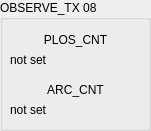
        <widget class="QGroupBox" name="groupBox_10">
         <property name="geometry">
          <rect>
           <x>160</x>
           <y>560</y>
           <width>151</width>
           <height>131</height>
          </rect>
         </property>
         <property name="title">
          <string>OBSERVE_TX 08</string>
         </property>
         <widget class="QLabel" name="lPLOS_CNT">
          <property name="geometry">
           <rect>
            <x>10</x>
            <y>50</y>
            <width>131</width>
            <height>19</height>
           </rect>
          </property>
          <property name="toolTip">
           <string>08:7-4</string>
          </property>
          <property name="text">
           <string>not set</string>
          </property>
         </widget>
         <widget class="QLabel" name="lARC_CNT">
          <property name="geometry">
           <rect>
            <x>10</x>
            <y>100</y>
            <width>131</width>
            <height>19</height>
           </rect>
          </property>
          <property name="toolTip">
           <string>08:3-0</string>
          </property>
          <property name="text">
           <string>not set</string>
          </property>
         </widget>
         <widget class="QLabel" name="label_11">
          <property name="geometry">
           <rect>
            <x>10</x>
            <y>30</y>
            <width>131</width>
            <height>19</height>
           </rect>
          </property>
          <property name="toolTip">
           <string>Count lost packets</string>
          </property>
          <property name="whatsThis">
           <string>Count lost packets</string>
          </property>
          <property name="text">
           <string>PLOS_CNT</string>
          </property>
          <property name="alignment">
           <set>Qt::AlignCenter</set>
          </property>
         </widget>
         <widget class="QLabel" name="label_12">
          <property name="geometry">
           <rect>
            <x>10</x>
            <y>80</y>
            <width>131</width>
            <height>19</height>
           </rect>
          </property>
          <property name="toolTip">
           <string>Count retransmitted packets</string>
          </property>
          <property name="whatsThis">
           <string>Count retransmitted packets</string>
          </property>
          <property name="text">
           <string>ARC_CNT</string>
          </property>
          <property name="alignment">
           <set>Qt::AlignCenter</set>
          </property>
         </widget>
        </widget>
